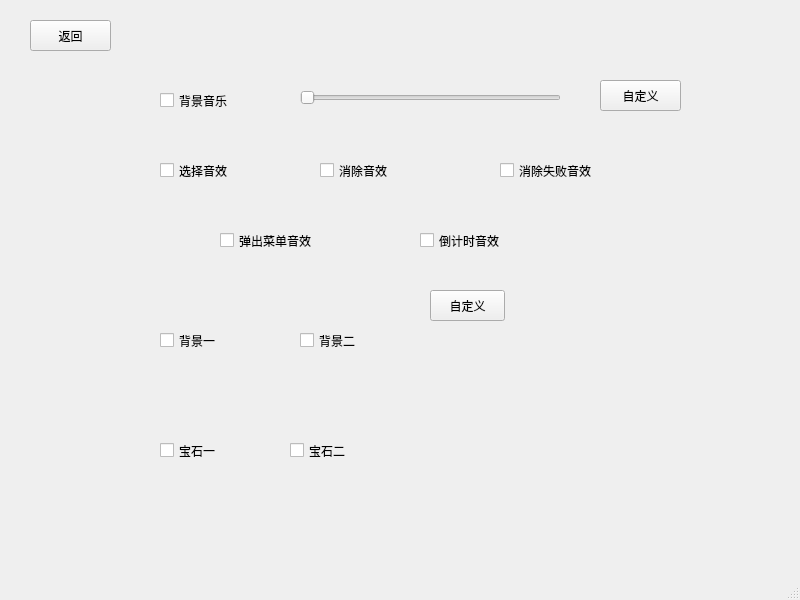
<?xml version="1.0" encoding="UTF-8"?>
<ui version="4.0">
 <class>Menu</class>
 <widget class="QMainWindow" name="Menu">
  <property name="geometry">
   <rect>
    <x>0</x>
    <y>0</y>
    <width>800</width>
    <height>600</height>
   </rect>
  </property>
  <property name="windowTitle">
   <string>MainWindow</string>
  </property>
  <widget class="QWidget" name="centralwidget">
   <widget class="QCheckBox" name="checkBox_bgm">
    <property name="geometry">
     <rect>
      <x>160</x>
      <y>80</y>
      <width>121</width>
      <height>41</height>
     </rect>
    </property>
    <property name="palette">
     <palette>
      <active>
       <colorrole role="Text">
        <brush brushstyle="SolidPattern">
         <color alpha="255">
          <red>255</red>
          <green>255</green>
          <blue>255</blue>
         </color>
        </brush>
       </colorrole>
       <colorrole role="PlaceholderText">
        <brush brushstyle="NoBrush">
         <color alpha="128">
          <red>255</red>
          <green>255</green>
          <blue>255</blue>
         </color>
        </brush>
       </colorrole>
      </active>
      <inactive>
       <colorrole role="Text">
        <brush brushstyle="SolidPattern">
         <color alpha="255">
          <red>255</red>
          <green>255</green>
          <blue>255</blue>
         </color>
        </brush>
       </colorrole>
       <colorrole role="PlaceholderText">
        <brush brushstyle="NoBrush">
         <color alpha="128">
          <red>255</red>
          <green>255</green>
          <blue>255</blue>
         </color>
        </brush>
       </colorrole>
      </inactive>
      <disabled>
       <colorrole role="Text">
        <brush brushstyle="SolidPattern">
         <color alpha="255">
          <red>120</red>
          <green>120</green>
          <blue>120</blue>
         </color>
        </brush>
       </colorrole>
       <colorrole role="PlaceholderText">
        <brush brushstyle="NoBrush">
         <color alpha="128">
          <red>255</red>
          <green>255</green>
          <blue>255</blue>
         </color>
        </brush>
       </colorrole>
      </disabled>
     </palette>
    </property>
    <property name="text">
     <string>背景音乐</string>
    </property>
   </widget>
   <widget class="QCheckBox" name="checkBox_select">
    <property name="geometry">
     <rect>
      <x>160</x>
      <y>150</y>
      <width>111</width>
      <height>41</height>
     </rect>
    </property>
    <property name="text">
     <string>选择音效</string>
    </property>
   </widget>
   <widget class="QCheckBox" name="checkBox_elim">
    <property name="geometry">
     <rect>
      <x>320</x>
      <y>150</y>
      <width>111</width>
      <height>41</height>
     </rect>
    </property>
    <property name="text">
     <string>消除音效</string>
    </property>
   </widget>
   <widget class="QSlider" name="horizontalSlider">
    <property name="geometry">
     <rect>
      <x>300</x>
      <y>90</y>
      <width>261</width>
      <height>16</height>
     </rect>
    </property>
    <property name="orientation">
     <enum>Qt::Horizontal</enum>
    </property>
   </widget>
   <widget class="QPushButton" name="pushButton_bgm">
    <property name="geometry">
     <rect>
      <x>600</x>
      <y>80</y>
      <width>81</width>
      <height>31</height>
     </rect>
    </property>
    <property name="text">
     <string>自定义</string>
    </property>
   </widget>
   <widget class="QPushButton" name="pushButton_return">
    <property name="geometry">
     <rect>
      <x>30</x>
      <y>20</y>
      <width>81</width>
      <height>31</height>
     </rect>
    </property>
    <property name="text">
     <string>返回</string>
    </property>
   </widget>
   <widget class="QCheckBox" name="checkBox_no">
    <property name="geometry">
     <rect>
      <x>500</x>
      <y>150</y>
      <width>181</width>
      <height>41</height>
     </rect>
    </property>
    <property name="text">
     <string>消除失败音效</string>
    </property>
   </widget>
   <widget class="QCheckBox" name="checkBox_count">
    <property name="geometry">
     <rect>
      <x>420</x>
      <y>220</y>
      <width>161</width>
      <height>41</height>
     </rect>
    </property>
    <property name="text">
     <string>倒计时音效</string>
    </property>
   </widget>
   <widget class="QCheckBox" name="checkBox_menu">
    <property name="geometry">
     <rect>
      <x>220</x>
      <y>220</y>
      <width>161</width>
      <height>41</height>
     </rect>
    </property>
    <property name="text">
     <string>弹出菜单音效</string>
    </property>
   </widget>
   <widget class="QCheckBox" name="checkBox_back1">
    <property name="geometry">
     <rect>
      <x>160</x>
      <y>330</y>
      <width>71</width>
      <height>21</height>
     </rect>
    </property>
    <property name="text">
     <string>背景一</string>
    </property>
   </widget>
   <widget class="QCheckBox" name="checkBox_back2">
    <property name="geometry">
     <rect>
      <x>300</x>
      <y>330</y>
      <width>71</width>
      <height>21</height>
     </rect>
    </property>
    <property name="text">
     <string>背景二</string>
    </property>
   </widget>
   <widget class="QPushButton" name="pushButton_back">
    <property name="geometry">
     <rect>
      <x>430</x>
      <y>290</y>
      <width>75</width>
      <height>31</height>
     </rect>
    </property>
    <property name="text">
     <string>自定义</string>
    </property>
   </widget>
   <widget class="QCheckBox" name="checkBox_gem1">
    <property name="geometry">
     <rect>
      <x>160</x>
      <y>440</y>
      <width>71</width>
      <height>21</height>
     </rect>
    </property>
    <property name="text">
     <string>宝石一</string>
    </property>
   </widget>
   <widget class="QCheckBox" name="checkBox_gem2">
    <property name="geometry">
     <rect>
      <x>290</x>
      <y>440</y>
      <width>71</width>
      <height>21</height>
     </rect>
    </property>
    <property name="text">
     <string>宝石二</string>
    </property>
   </widget>
   <widget class="QLabel" name="label">
    <property name="geometry">
     <rect>
      <x>160</x>
      <y>380</y>
      <width>54</width>
      <height>51</height>
     </rect>
    </property>
    <property name="styleSheet">
     <string notr="true">border-image: url(:/new/prefix1/1.png);</string>
    </property>
    <property name="text">
     <string/>
    </property>
   </widget>
   <widget class="QLabel" name="label_2">
    <property name="geometry">
     <rect>
      <x>300</x>
      <y>390</y>
      <width>41</width>
      <height>41</height>
     </rect>
    </property>
    <property name="styleSheet">
     <string notr="true">border-image: url(:/new/prefix1/a.png);</string>
    </property>
    <property name="text">
     <string/>
    </property>
   </widget>
   <widget class="QLabel" name="label_3">
    <property name="geometry">
     <rect>
      <x>150</x>
      <y>270</y>
      <width>81</width>
      <height>51</height>
     </rect>
    </property>
    <property name="styleSheet">
     <string notr="true">border-image: url(:/new/prefix1/background.bmp);</string>
    </property>
    <property name="text">
     <string/>
    </property>
   </widget>
   <widget class="QLabel" name="label_4">
    <property name="geometry">
     <rect>
      <x>290</x>
      <y>270</y>
      <width>81</width>
      <height>51</height>
     </rect>
    </property>
    <property name="styleSheet">
     <string notr="true">border-image: url(:/new/prefix1/background2.jpg);</string>
    </property>
    <property name="text">
     <string/>
    </property>
   </widget>
  </widget>
  <widget class="QMenuBar" name="menubar">
   <property name="geometry">
    <rect>
     <x>0</x>
     <y>0</y>
     <width>800</width>
     <height>21</height>
    </rect>
   </property>
  </widget>
  <widget class="QStatusBar" name="statusbar"/>
 </widget>
 <resources/>
 <connections/>
</ui>
